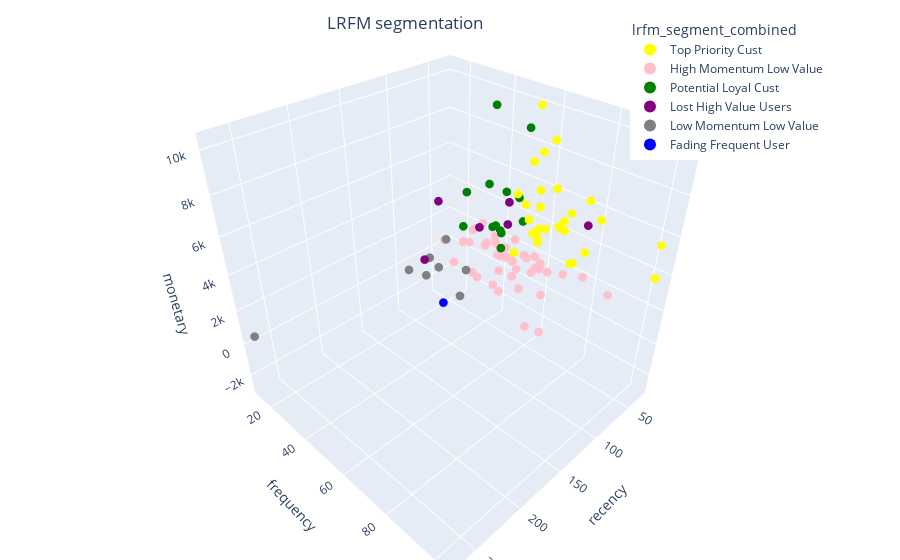

Notebook code for this chart:
### Code cell
import plotly.express as px

color_map = {
    'Low Momentum Low Value' : 'gray',
    'Lost High Value Users' : 'purple', 
    'High Momentum Low Value' : 'pink', 
    'Fading Frequent User' : 'blue', 
    'Potential Loyal Cust' : 'green', 
    'Top Priority Cust' : 'yellow', 
    'Potential Value Cust' : 'orange',
}

fig = px.scatter_3d(
    df_customer, 
    x='recency', 
    y='frequency', 
    z='monetary',
    color='lrfm_segment_combined', 
    color_discrete_map=color_map, 
)
                          
fig.update_traces(marker_size = 3)

# tight layout
fig.update_layout(margin=dict(l=0, r=0, b=0, t=0),
                  title={
                    'text': "LRFM segmentation",
                    'y':0.97,
                    'x':0.45,
                    'xanchor': 'center',
                    'yanchor': 'top'},
                    legend=dict(
                      yanchor="top",
                      y=0.97,
                      xanchor="left",
                      x=0.70,
                      itemsizing='constant',
                      itemwidth = 30))

fig.update_xaxes(tickformat=".0f")

### Figure 1 — Plotly figure (JSON) as saved in the notebook; plotly's stock layout.template omitted (floating-point values rounded to 4 significant figures)
{"data": [{"hovertemplate": "lrfm_segment_combined=Top Priority Cust<br>recency=%{x}<br>frequency=%{y}<br>monetary=%{z}<extra></extra>", "legendgroup": "Top Priority Cust", "marker": {"color": "yellow", "size": 3, "symbol": "circle"}, "mode": "markers", "name": "Top Priority Cust", "scene": "scene", "showlegend": true, "type": "scatter3d", "x": [39, 51, 57, 31, 37, 33, 37, 32, 39, 46, 34, 50, 56, 37, 36, 31, 31, 37, 32, 32, 44, 36, 35, 32, 36, 37, 32, 45, 51, 52], "y": [67, 76, 58, 102, 71, 68, 58, 81, 65, 61, 77, 61, 54, 54, 103, 67, 76, 58, 53, 61, 69, 58, 73, 57, 58, 56, 57, 58, 65, 53], "z": [4521.0, 3313.0, 5593.0, 5532.0, 5436.0, 4203.0, 5953.0, 5551.0, 6450.0, 4181.0, 3570.0, 4136.0, 2608.0, 4080.0, 4011.0, 4632.0, 6256.0, 7937.0, 7117.0, 8578.0, 4676.0, 3223.0, 2729.0, 2829.0, 3079.0, 3395.0, 4877.0, 10310.0, 4546.0, 5787.0]}, {"hovertemplate": "lrfm_segment_combined=High Momentum Low Value<br>recency=%{x}<br>frequency=%{y}<br>monetary=%{z}<extra></extra>", "legendgroup": "High Momentum Low Value", "marker": {"color": "pink", "size": 3, "symbol": "circle"}, "mode": "markers", "name": "High Momentum Low Value", "scene": "scene", "showlegend": true, "type": "scatter3d", "x": [42, 31, 43, 30, 34, 34, 52, 38, 46, 45, 32, 31, 35, 57, 60, 38, 35, 51, 32, 43, 32, 36, 36, 30, 35, 47, 30, 31, 36, 35, 52, 59, 34, 43, 42, 35, 57, 30, 53, 44, 32], "y": [31, 61, 62, 42, 25, 49, 60, 58, 42, 42, 77, 37, 41, 54, 36, 57, 22, 57, 40, 60, 69, 54, 39, 32, 32, 48, 60, 40, 60, 40, 40, 26, 47, 30, 65, 51, 20, 87, 48, 33, 47], "z": [2282.0, -2796.0, 2164.0, 1474.0, 812.7, 666.5, -1824.0, 2168.0, 2579.0, 2118.0, 2087.0, -1355.0, 1001.0, 1159.0, 227.1, 1105.0, 687.1, 2516.0, -136.7, 1726.0, 1690.0, 1753.0, 1750.0, 972.6, 2501.0, 1669.0, -361.8, -1585.0, 1489.0, 993.9, 2194.0, 184.1, 1037.0, 2157.0, 1812.0, -462.7, 1207.0, 1691.0, 2045.0, -740.7, 2341.0]}, {"hovertemplate": "lrfm_segment_combined=Potential Loyal Cust<br>recency=%{x}<br>frequency=%{y}<br>monetary=%{z}<extra></extra>", "legendgroup": "Potential Loyal Cust", "marker": {"color": "green", "size": 3, "symbol": "circle"}, "mode": "markers", "name": "Potential Loyal Cust", "scene": "scene", "showlegend": true, "type": "scatter3d", "x": [36, 32, 46, 39, 43, 39, 35, 57, 42, 59, 37, 42, 50], "y": [24, 50, 42, 38, 51, 42, 37, 30, 45, 49, 52, 37, 46], "z": [3980.0, 3627.0, 3220.0, 9449.0, 5280.0, 2752.0, 2582.0, 2693.0, 5260.0, 2613.0, 8868.0, 5276.0, 3111.0]}, {"hovertemplate": "lrfm_segment_combined=Lost High Value Users<br>recency=%{x}<br>frequency=%{y}<br>monetary=%{z}<extra></extra>", "legendgroup": "Lost High Value Users", "marker": {"color": "purple", "size": 3, "symbol": "circle"}, "mode": "markers", "name": "Lost High Value Users", "scene": "scene", "showlegend": true, "type": "scatter3d", "x": [73, 67, 80, 126, 73, 63], "y": [56, 54, 26, 37, 86, 40], "z": [5948.0, 4496.0, 4470.0, 2813.0, 6520.0, 3383.0]}, {"hovertemplate": "lrfm_segment_combined=Low Momentum Low Value<br>recency=%{x}<br>frequency=%{y}<br>monetary=%{z}<extra></extra>", "legendgroup": "Low Momentum Low Value", "marker": {"color": "gray", "size": 3, "symbol": "circle"}, "mode": "markers", "name": "Low Momentum Low Value", "scene": "scene", "showlegend": true, "type": "scatter3d", "x": [69, 269, 73, 105, 91, 105, 106, 65], "y": [36, 13, 23, 29, 41, 31, 20, 24], "z": [604.5, 474.3, -13.97, 733.9, -104.4, 1984.0, 472.5, 1690.0]}, {"hovertemplate": "lrfm_segment_combined=Fading Frequent User<br>recency=%{x}<br>frequency=%{y}<br>monetary=%{z}<extra></extra>", "legendgroup": "Fading Frequent User", "marker": {"color": "blue", "size": 3, "symbol": "circle"}, "mode": "markers", "name": "Fading Frequent User", "scene": "scene", "showlegend": true, "type": "scatter3d", "x": [147], "y": [54], "z": [2110.0]}], "layout": {"legend": {"itemsizing": "constant", "itemwidth": 30, "title": {"text": "lrfm_segment_combined"}, "tracegroupgap": 0, "x": 0.7, "xanchor": "left", "y": 0.97, "yanchor": "top"}, "margin": {"b": 0, "l": 0, "r": 0, "t": 0}, "scene": {"domain": {"x": [0, 1], "y": [0, 1]}, "xaxis": {"title": {"text": "recency"}}, "yaxis": {"title": {"text": "frequency"}}, "zaxis": {"title": {"text": "monetary"}}}, "title": {"text": "LRFM segmentation", "x": 0.45, "xanchor": "center", "y": 0.97, "yanchor": "top"}, "xaxis": {"tickformat": ".0f"}}}
